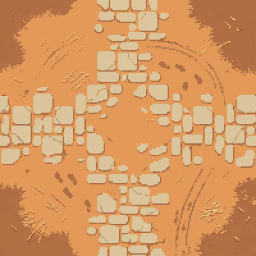
#> input picture asset/camp/raw/camp_ground_concept_b_pixelized.png, 256 x 256 px
$ python build_camp_ground.py
#> lines starting #> are read from the running program, lines starting #| are printed output that depends on the picture; after the words box and inside, x2 and y2 are one past the last pixel; in counts of white or black regions, pixels touching at a corner belong together
#> in main, courtyard_source is the input picture: PIL image 256x256 RGBA; mean R, G, B, A 213.4, 153.6, 99.4, 255
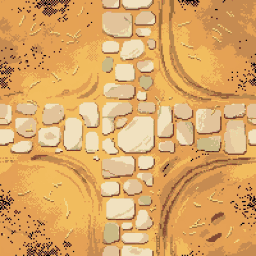
#> input picture asset/camp/raw/camp_ground_concept_a_pixelized.png, 256 x 256 px
#> in main, path_source is the input picture: PIL image 256x256 RGBA; mean R, G, B, A 219.4, 168.3, 103.3, 255
"""Build warm camp ground and rotatable transition overlays from Higgsfield concepts.

The concepts have already passed through pixelize.py against the Taoist palette.
This pass guarantees edge identity for repeating ground, keeps hard alpha for the
overlays, and limits every deliverable to the ground-tile 32-colour budget.
"""
from __future__ import annotations

import json
from pathlib import Path

from PIL import Image, ImageDraw, ImageOps


ROOT = Path(__file__).resolve().parents[2]
CAMP = ROOT / "asset/camp"
RAW = CAMP / "raw"
GROUND = CAMP / "ground"
TRANSITION = CAMP / "transition"

SIZE = 256
TRANSPARENT = (0, 0, 0, 0)
INK = (26, 22, 19, 255)
EARTH_DARK = (116, 69, 43, 255)
EARTH = (185, 116, 68, 255)
STONE_DARK = (151, 132, 98, 255)
STONE = (214, 197, 161, 255)
PAPER = (237, 224, 196, 255)


def hard_palette(image: Image.Image, colors: int = 32) -> Image.Image:
    """Quantise opaque pixels while preserving exact transparent pixels."""
#> called with colors = 32
    rgba = image.convert("RGBA")
    alpha = rgba.getchannel("A").point(lambda value: 255 if value >= 128 else 0)
#> alpha: PIL image 256x256 L; every value is 255
    rgb = rgba.convert("RGB").quantize(
        colors=colors,
        method=Image.Quantize.MEDIANCUT,
        dither=Image.Dither.NONE,
    ).convert("RGB")
    rgb.putalpha(alpha)
    return rgb


def seamless_tile(source: Image.Image) -> Image.Image:
    """Bind terminal rows/columns on a concept already composed for tiling.

    Both generated concepts deliberately carry their paths through the midpoint of
    each edge, so preserving the full composition avoids the fourfold symmetry of
    a mirrored-quadrant repair. Binding only the terminal pixels makes the seam
    exact without discarding that useful large-scale variation.
    """
    image = ImageOps.fit(source.convert("RGB"), (SIZE, SIZE), Image.Resampling.BOX)
    image = hard_palette(image, 32)
    image.paste(image.crop((0, 0, 1, SIZE)), (SIZE - 1, 0))
#> image: PIL image 256x256 RGBA
    image.paste(image.crop((0, 0, SIZE, 1)), (0, SIZE - 1))
    return image


def irregular_corridor_mask(width_top: int, width_bottom: int, end_y: int = SIZE) -> Image.Image:
    mask = Image.new("L", (SIZE, SIZE), 0)
    draw = ImageDraw.Draw(mask)
    points_left = []
    points_right = []
    for y in range(0, end_y, 8):
        t = y / max(1, end_y - 1)
        half = round((width_top + (width_bottom - width_top) * t) / 2)
        wobble = (0, 2, -1, 3, -2, 1)[(y // 8) % 6]
        points_left.append((SIZE // 2 - half + wobble, y))
        points_right.append((SIZE // 2 + half + wobble, y))
    polygon = points_left + list(reversed(points_right))
    draw.polygon(polygon, fill=255)
    return mask


def path_overlay(path_source: Image.Image) -> Image.Image:
    """A north-south flagstone strip; rotate for other directions."""
    # The generated concept's central band contains the clearest flagstones.
    band = path_source.crop((64, 0, 192, SIZE)).resize((SIZE, SIZE), Image.Resampling.BOX)
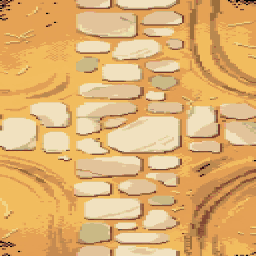
#> band: PIL image 256x256 RGBA; mean R, G, B, A 223.4, 177.2, 113.8, 255
    mask = irregular_corridor_mask(42, 56)
#> in irregular_corridor_mask, `mask = Image.new("L", (SIZE, SIZE), 0)`: mask: PIL image 256x256 L; every value is 0
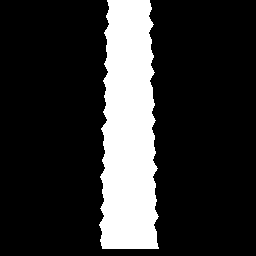
#> mask: PIL image 256x256 L; 18.8% white; 1 white region, box (x1, y1, x2, y2) and area: (99, 0, 159, 249) 12353
    out = Image.new("RGBA", (SIZE, SIZE), TRANSPARENT)
#> out: PIL image 256x256 RGBA; every value is 0
    out.paste(band.convert("RGBA"), (0, 0), mask)
    return hard_palette(out, 24)


def gate_approach(path_source: Image.Image) -> Image.Image:
    """A north-facing path that terminates in an unmistakable gate threshold."""
    out = path_overlay(path_source)
    draw = ImageDraw.Draw(out)
    # A two-rail threshold remains legible under the existing Joseon gate sprite.
    draw.rectangle((76, 12, 179, 18), fill=INK)
    draw.rectangle((82, 18, 173, 25), fill=STONE_DARK)
    draw.rectangle((88, 20, 167, 23), fill=PAPER)
    for x in (82, 128, 169):
        draw.rectangle((x, 12, x + 3, 25), fill=EARTH_DARK)
    return hard_palette(out, 24)
#> in hard_palette (call 5), `alpha = rgba.getchannel("A").point(lambda value: 255 if value >= 128 e..`: alpha: PIL image 256x256 L; 20% white; 1 white region, box (x1, y1, x2, y2) and area: (76, 0, 180, 249) 13114


def boundary_edge() -> Image.Image:
    """North-facing camp limit overlay; rotate and place beneath fence/gate art."""
    out = Image.new("RGBA", (SIZE, SIZE), TRANSPARENT)
    draw = ImageDraw.Draw(out)
    # Ditch, stone curb and swept-earth fringe make the safe zone end explicit.
    draw.rectangle((0, 0, 255, 15), fill=INK)
    draw.rectangle((0, 16, 255, 25), fill=EARTH_DARK)
    draw.rectangle((0, 26, 255, 31), fill=STONE_DARK)
    for x in range(-8, 264, 24):
        offset = 3 if (x // 24) % 2 else 0
        draw.rectangle((x + offset, 25, x + 17 + offset, 34), fill=STONE)
        draw.rectangle((x + 3 + offset, 27, x + 14 + offset, 31), fill=PAPER)
    # Sparse inward grass/brush teeth prevent a ruler-straight UI-looking edge.
    for x, height in ((12, 9), (38, 5), (71, 12), (109, 6), (146, 10), (188, 7), (225, 12)):
        draw.polygon(((x, 32), (x + 3, 32 + height), (x + 6, 32)), fill=EARTH_DARK)
    return hard_palette(out, 12)
#> in hard_palette (call 6), `rgba = image.convert("RGBA")`:
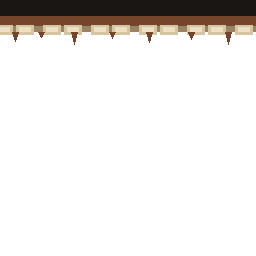
#> rgba: PIL image 256x256 RGBA; mean R, G, B, A 13.4, 10.7, 8.4, 34.8; transparent parts drawn white
#> in hard_palette (call 6), `alpha = rgba.getchannel("A").point(lambda value: 255 if value >= 128 e..`: alpha: PIL image 256x256 L; 13.7% white; 1 white region, box (x1, y1, x2, y2) and area: (0, 0, 256, 45) 8950


def metrics(paths: list[Path]) -> dict:
    records = {}
    for path in paths:
        image = Image.open(path).convert("RGBA")
        records[str(path.relative_to(ROOT)).replace("\\", "/")] = {
            "canvas": list(image.size),
            "colours": len({pixel[:3] for pixel in image.get_flattened_data() if pixel[3]}),
            "alpha_values": sorted({pixel[3] for pixel in image.get_flattened_data()}),
            "left_right_identical": list(image.crop((0, 0, 1, SIZE)).get_flattened_data())
            == list(image.crop((SIZE - 1, 0, SIZE, SIZE)).get_flattened_data()),
            "top_bottom_identical": list(image.crop((0, 0, SIZE, 1)).get_flattened_data())
            == list(image.crop((0, SIZE - 1, SIZE, SIZE)).get_flattened_data()),
        }
    return records


def layout_preview(courtyard: Image.Image) -> None:
    """Render a read-only visual QA mock using the camp's current 540x960 layout."""
    preview = courtyard.convert("RGBA").resize((540, 960), Image.Resampling.NEAREST)

    def place(path: Path, center: tuple[int, int], rotation: int = 0) -> None:
        sprite = Image.open(path).convert("RGBA")
        if rotation:
            sprite = sprite.rotate(rotation, expand=True, resample=Image.Resampling.NEAREST)
        preview.alpha_composite(sprite, (center[0] - sprite.width // 2, center[1] - sprite.height // 2))

    boundary = boundary_edge().resize((540, 256), Image.Resampling.NEAREST)
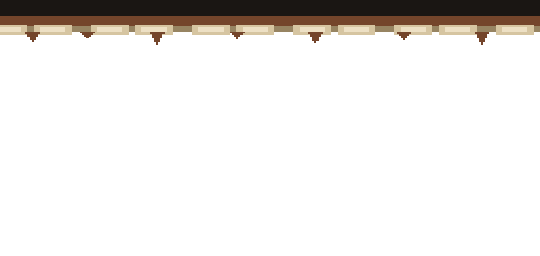
#> boundary: PIL image 540x256 RGBA; mean R, G, B, A 13.4, 10.7, 8.4, 34.8; transparent parts drawn white
    preview.alpha_composite(boundary, (0, 0))
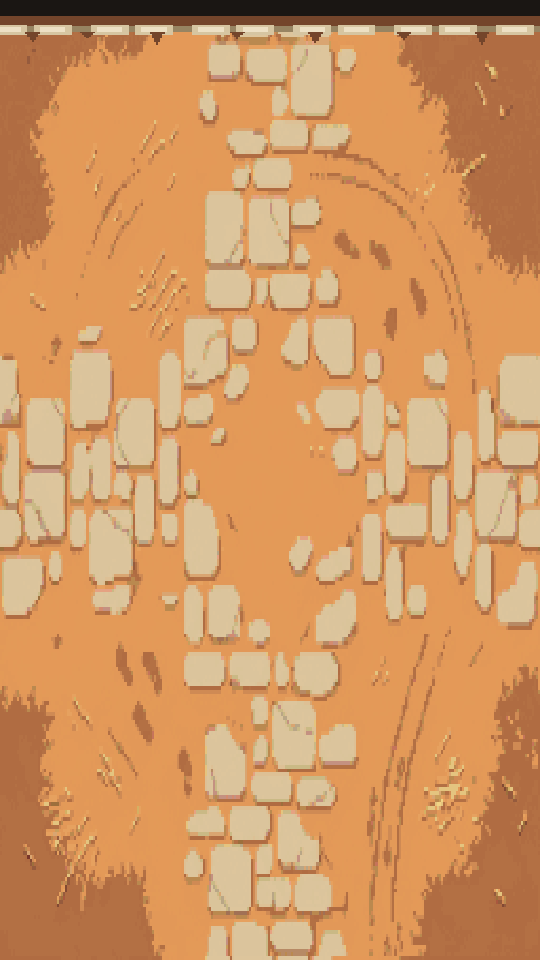
#> preview: PIL image 540x960 RGBA; mean R, G, B, A 209.9, 151.5, 98.4, 255
    place(ROOT / "asset/structure/joseon_gate.png", (270, 76))
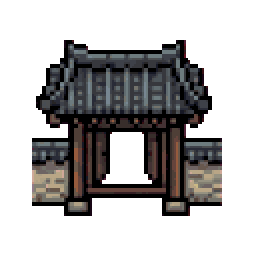
#> input picture asset/structure/joseon_gate.png, 128 x 128 px (shown 2 times larger)
#> in place, sprite is the input picture: PIL image 128x128 RGBA; mean R, G, B, A 21.5, 20.1, 20, 96.1
    for name, center in (
        ("workshop", (150, 260)), ("archive", (390, 260)),
        ("training_ground", (150, 470)), ("camp_shrine", (390, 470)),
    ):
        place(ROOT / f"asset/structure/{name}.png", center)
    place(ROOT / "asset/structure/stone_lantern.png", (60, 620))
    place(ROOT / "asset/structure/jangseung_pair.png", (480, 620))
    place(ROOT / "asset/character/Taoist/Idle/rotations/south.png", (270, 660))
    preview.save(RAW / "camp_layout_preview.png")


def main() -> None:
    GROUND.mkdir(parents=True, exist_ok=True)
    TRANSITION.mkdir(parents=True, exist_ok=True)
    courtyard_source = Image.open(RAW / "camp_ground_concept_b_pixelized.png")
    path_source = Image.open(RAW / "camp_ground_concept_a_pixelized.png")

    courtyard = seamless_tile(courtyard_source)
    flagstone = seamless_tile(path_source)
    courtyard.save(GROUND / "courtyard.png")
    flagstone.save(GROUND / "flagstone.png")
    path_overlay(path_source).save(TRANSITION / "path_overlay_north.png")
    gate_approach(path_source).save(TRANSITION / "gate_approach_north.png")
    boundary_edge().save(TRANSITION / "boundary_north.png")
    layout_preview(courtyard)

    paths = [
        GROUND / "courtyard.png", GROUND / "flagstone.png",
        TRANSITION / "path_overlay_north.png",
        TRANSITION / "gate_approach_north.png",
        TRANSITION / "boundary_north.png",
    ]
    stage = Image.open(ROOT / "asset/stage/bamboo_forest_ground.png").convert("RGB")
    camp = courtyard.convert("RGB")
    mean = lambda im: round(sum(sum(pixel) / 3 for pixel in im.get_flattened_data()) / (im.width * im.height), 2)
    payload = {
        "generator": "Higgsfield Nano Banana Pro, two 1K jobs conditioned on the existing stage ground and Joseon gate",
        "canonical_orientation": "north for all transition overlays; rotate in 90-degree increments",
        "ground": metrics(paths),
        "mean_rgb_brightness": {
            "bamboo_forest_stage": mean(stage),
            "camp_courtyard": mean(camp),
        },
    }
    (CAMP / "camp_ground_metrics.json").write_text(json.dumps(payload, indent=2) + "\n", encoding="utf-8")
    print("built 2 seamless camp tiles and 3 north-facing transition overlays")


if __name__ == "__main__":
#> (the run stopped early here; a loop or call above may not have finished)
